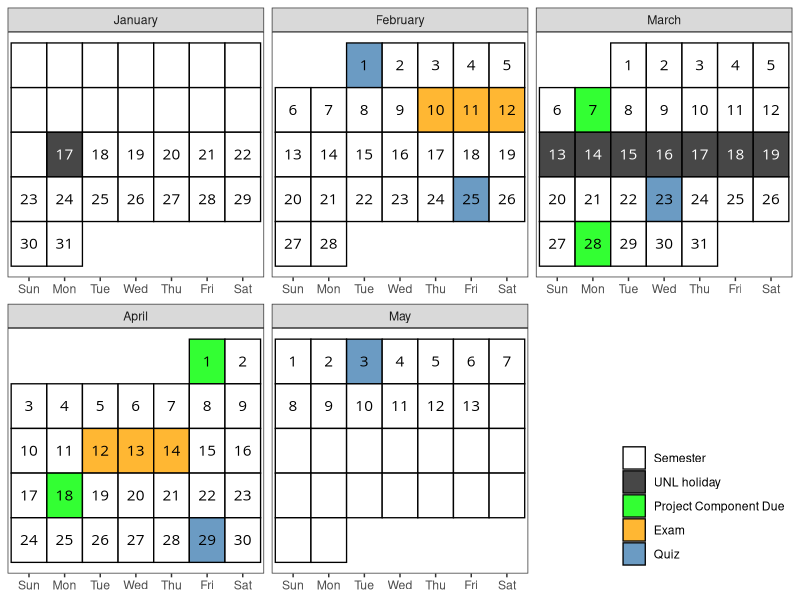

Reproduce this figure in R.
## ---- chunk 1
# knitr::opts_chunk$set(cache=FALSE, dev='pdf')
knitr::opts_chunk$set(cache=F,
                      fig.path = 'figs/',
                      cache.path='cache/',
                      warning=F,
                      message=F)

knitr::opts_chunk$set(
                  fig.process = function(x) {
                      x2 = sub('-\\d+([.][a-z]+)$', '\\1', x)
                      if (file.rename(x, x2)) x2 else x
                      }
                  )

library(tidyverse)
library(lubridate)

# Create a calendar for your syllabus ----
# Source: http://svmiller.com/blog/2020/08/a-ggplot-calendar-for-your-semester/

# 1) what is the first Monday of the semester?
# Any number of ways to identify dates in R, but we'll use {lubridate} and the ymd() function here.
# Format: YYYYMMDD. In this example, 4 January 2022.

# Weekday(s) of class
# class_wdays <- c("Sunday", "Monday", "Tuesday", "Wednesday", "Thursday", "Friday", "Saturday")

# Spring Break was 13 March 2022 to 20 March 2022.
not_here_dates <- c(
  ymd("20220117"),
  # Spring Break
  seq(ymd(20220313),ymd(20220319), by=1))

# You can adjust this as you see fit. Basically: add assignment types (e.g. papers, quizzes).
# My intro class was fairly simple: just exams.
exam_dates <- c(ymd(20220210:20220212), ymd(20220412:20220414))

project_dates <- ymd(c(20220307, 20220328, 20220401, 20220418))

quiz_dates <- ymd(c(20220201, 20220225, 20220323, 20220429, 20220503))

# What are the full dates of the semester? Here, I'll exclude exam week as I like to do.
# In this case: 6 January to 23 April
semester_dates <- seq(ymd(20220117), ymd(20220513), by=1)

exam_week <- seq(ymd(20220509), ymd(20220513), by = 1)

# Custom function for treating the first day of the month as the first week 
# of the month up until the first Sunday (unless Sunday was the start of the month)
wom <- function(date) {
    first <- wday(as.Date(paste(year(date),month(date),1,sep="-")))
    return((mday(date)+(first-2)) %/% 7+1)
  }

# Create a data frame of dates, assign to Cal
Cal <- tibble(date = seq(ymd(20220102), ymd(20220530), by=1))  %>%
  mutate(mon = lubridate::month(date, label=T, abbr=F), # get month label
         wkdy = weekdays(date, abbreviate=T), # get weekday label
         wkdy = fct_relevel(wkdy, "Sun", "Mon", "Tue", "Wed", "Thu","Fri","Sat"), # make sure Sunday comes first
         semester = date %in% semester_dates, # is date part of the semester?
         exams = date %in% exam_dates, # is it an exam?
         quiz = date %in% quiz_dates, 
         project = date %in% project_dates, 
         not_here = date %in% not_here_dates, # is it a day off?
         exam_wk = date %in% exam_week,
         day = lubridate::mday(date), # get day of month to add later as a label
         # Below: our custom wom() function
         week = wom(date))

# Create a category variable, for filling.
# I can probably make this a case_when(), but this will work.

Cal <- Cal %>%
  mutate(category = case_when(
    quiz ~ "Quiz",
    exams ~ "Exam",
    project ~ "Project Component Due",
    not_here ~ "UNL holiday",
    # semester  & !not_here & !exam_wk ~ "Class Day",
    semester ~ "Semester",
    TRUE ~ "NA"
  ))
  # mutate(category = NA,
  #        category = ifelse(semester == 1, "Semester", category),
  #        category = ifelse(semester == 1 & wkdy %in% c("Wed"), "Class Day", category),
  #        category = ifelse(exams == 1, "Exams", category),
  #        category = ifelse(is.na(category) | (semester == 1 & not_here == 1), "NA", category)) -> Cal 

class_cal <- Cal %>% 
  ggplot(.,aes(wkdy, week)) +
  # custom theme stuff below
  # theme_steve_web() + 
  theme_bw() +
  theme(panel.grid.major.x = element_blank(),
        legend.position = c(1, 0), legend.justification = c(1,0), legend.direction = "vertical", legend.title = element_blank(),
        axis.title.y = element_blank(), axis.title.x = element_blank(), axis.ticks.y = element_blank(), axis.text.y = element_blank()) +
  # geom_tile and facet_wrap will do all the heavy lifting
  geom_tile(alpha=0.8, aes(fill=category), color="black", size=.45) +
  facet_wrap(~mon, scales = "free", ncol=3) +
  # fill in tiles to make it look more "calendary" (sic)
  geom_text(aes(label=day, color = semester&(!not_here)),family="Open Sans") +
  # put your y-axis down, flip it, and reverse it
  scale_y_reverse(breaks=NULL) +
  # manually fill scale colors to something you like...
  scale_color_manual(values = c("FALSE" = "white", "TRUE" = "black"), guide = "none") + 
  scale_fill_manual(values=c("Class Day"="purple", 
                             "Project Component Due"= "green",
                             "Quiz" = "steelblue",
                             "Semester"="white",
                             "UNL holiday" = "grey10",
                             "NA" = "white", # I like these whited out...
                             "Exam"="orange"),
                    #... but also suppress a label for a non-class semester day
                    breaks=c("Semester", "UNL holiday","Project Component Due","Exam", "Quiz"))
# class_cal

exam_days <- filter(Cal, category == "Exam") %>% 
  group_by(mon) %>%
  summarize(date = min(date)) %>%
  mutate(topic = c("Exam 1 (Ch P, 1, 2)", "Exam 2 (Ch 3-7)"))

quiz_days <- filter(Cal, category == "Quiz") %>%
  mutate(topic = c("Ch. P, 1 Quiz", "Ch. 3 Quiz", "Ch. 4, 5 Quiz", "Ch. 10 Quiz", "ACE Assessment Quiz"))

project_days <- filter(Cal, category == "Project Component Due") %>%
  mutate(topic = c("Grade and Discuss Practice Articles", "Post Draft Article to Group Board", "Submit Peer Review Feedback", "Final Draft of Article Critique Due"))

content <- bind_rows(exam_days, quiz_days, project_days) %>%
  arrange(date)

# content <- tribble(
#   ~date, ~topic
#   ymd(20220117), "Chapter P, 1.1",
#   ymd(202201)
# )
#   bind_rows(exam_days) %>%
#   arrange(date)

## ---- chunk 2
class_cal
## ---- chunk 3
content %>% select(date, topic) %>%
  # mutate(time = ifelse(is.na(time), "", time)) %>%
  mutate(date2 = format(date, "%b %e")) %>%
  set_names(c("date", "Event", "Date")) %>%
  select(Date, Event) %>%
kableExtra::kable(caption = "Major Events", format='simple')
